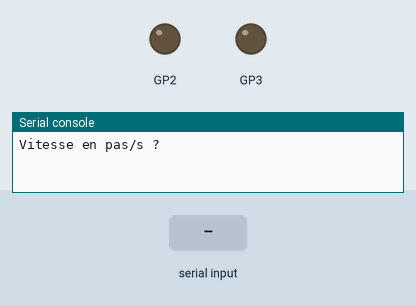
This program was run on a simulated Raspberry Pi Pico running MicroPython. On the bench: output pins drawn as LEDs (lit = HIGH), the last lines printed to the serial console. Inputs (shaded band) come from the test bench.

Above: at 1.2 s.
1.3 s: "5" typed at the serial console, then Enter
At 2.2 s:
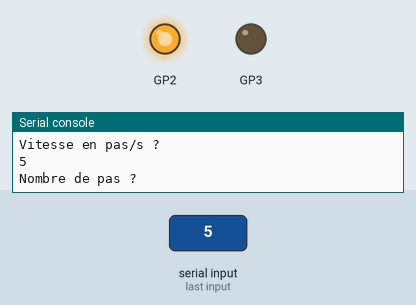
2.8 s: "0" typed at the serial console, then Enter
Timing chart, 0 to 5.8 s (numbered marks = the images above; inputs shaded):
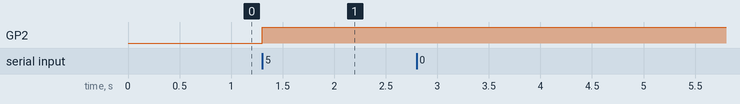

Measured:
- after the input at 1.3 s, GP2: LOW → HIGH at once

The program:

interrupt_stepper.py
```python
###############################################################################
#
# Manage a stepper motor using PIO program and state machine
#
# Author : MS
# Version : 0
# Date : 19/01/2023
#
# sources : https://datasheets.raspberrypi.com/rp2040/rp2040-datasheet.pdf
#           https://blog.leonti.dev/controlling-stepper-with-pio-on-raspberry-pi-pico/
#           https://github.com/raspberrypi/pico-micropython-examples/tree/master/pio
#
# steps_signal(): PIO program make a step with adjustable periode
#                 and causes an IRQ
# class Interrupt : manage IRQ - compute the periode of a step
#                   count steps - manage acceleration and deceleration ramps
# class Stepper : manage the stepper motor
###############################################################################

import time
from machine import Pin
import rp2


@rp2.asm_pio(set_init=rp2.PIO.OUT_LOW)
def steps_signal():
    irq(rel(0)) # causes an interruption

    pull(noblock) # pull the latest data into osr or put current x into osr if queue is empty
    mov(x, osr) # copy osr into x
    mov(y, x) # copy x into y to reset later

    # High level
    set(pins, 1)
    label("delay_high")
    jmp(x_dec, "delay_high") # loop and decrement x until it's 0

    mov(x, y)  # restore x, which is 0 at this point
    # Low level
    set(pins, 0)
    label("delay_low")
    jmp(x_dec, "delay_low") # loop and decrement x until it's 0
    mov(x, y)  # restore x, which is 0 at this point

class Interrupt:
    '''
    class Interrupt :
        - param :
            - motor : stepper instance
            - steps : number of steps to do
        - public members :
            - interruption(sm) : do a new step - sm is the state machine
    '''
    def __init__(self, motor, steps):
        self.__steps = steps
        self.__final = steps
        self.__motor = motor
        self.__final_speed = self.__motor.get_steps_per_second()
        self.__speed = 0
        self.__acc = 0

    def interruption(self, sm):
        self.__steps -= 1
        motor_total_steps = self.__motor.get_total_steps()
        steps = self.__final - self.__steps
        limit = 800
        if self.__final <= limit:
            limit = self.__final//10
            #print(limit)
        step = limit//10
        if 0 <= steps <= limit \
           and steps % (step)==0 \
           and self.__acc < step:
            self.__acc +=1
            self.__speed = self.__acc*self.__final_speed//10
            #print(self.acc, steps, self.__speed)
            delay = abs(round(50000 / self.__speed))
            self.__motor.sm.put(delay)


        if 0 <= self.__steps <=limit \
           and steps % (step)==0 \
           and self.__acc > 1:
            self.__acc -=1
            self.__speed = self.__acc*self.__final_speed//10
            #print(self.acc, self.__steps, self.__speed)
            delay = abs(round(50000 / self.__speed))
            self.__motor.sm.put(delay)


        if  self.__motor.get_direction()== 0:
            self.__motor.set_total_steps(motor_total_steps+1)
        else:
            self.__motor.set_total_steps(motor_total_steps-1)


        if self.__steps<=0:
            self.__motor.stop()

    def __call__(self, sm):
        """
        This enables the possibility to call the instance directly.
        """
        self.interruption(sm)


class Stepper:
    '''
    class Stepper :
        - param :
            - dir_pin  : GPIO direction   -> pin DIR (8) A4988
            - step_pin : GPIO step signal -> pin STEP(7) A4988
        - public members :
            - sm : state machine uses to make step signal
            - get_direction() : return rotation direction (0 or 1)
            - set_direction(direction) : set the rotation direction (0 or 1)
            - set_steps_per_second(steps_per_second) : set the speed rotation
            - get_steps_per_second() : get the instant speed rotation
            - goto(steps) : move to steps
            - stop() : disable state machine - instant end of rotation
            - get_total_steps() : get the total steps done by the motor
            - set_total_steps(st) : set the total steps done by the motor
            - is_running(self): is the state machine running ? return True or False
    '''
    def __init__(self, dir_pin, step_pin):
        self.__dir_pin = Pin(dir_pin, Pin.OUT)
        self.sm = rp2.StateMachine(0, steps_signal, freq=100000, set_base=Pin(step_pin))
        self.__total_steps = 0
        self.__sps = 0
        self.__direction = 0
        self.__is_runnig = False

    def get_direction(self):
        return self.__direction

    def set_direction(self, direction):
        self.__direction = direction
        if direction == 0:
            self.__dir_pin.high()
        else:
            self.__dir_pin.low()

    def set_steps_per_second(self, steps_per_second):
        self.__sps = steps_per_second

        if self.__sps == 0:
            delay = 0
        else:
            if self.__sps >= 0:
                self.set_direction(0)
            else:
                self.set_direction(1)


    def get_steps_per_second(self):
        return self.__sps

    def goto(self, steps):
        self.my_interrupt = Interrupt(self, steps)
        self.sm.irq(self.my_interrupt)
        self.sm.active(1)
        self.__is_running = True

    def stop(self):
        self.sm.active(0)
        self.__is_running = False


    def get_total_steps(self):
        return self.__total_steps

    def set_total_steps(self, st):
        self.__total_steps = st

    def is_running(self):
        return self.__is_running

motor = Stepper(2, 3)

end = False
pulsation = 0
old_steps = 0
while not end:
    pulsation = int(input("Vitesse en pas/s ? "))
    motor.set_steps_per_second(pulsation)

    nb_pas = int(input("Nombre de pas ? "))
    motor.goto(nb_pas)

    end = input("Quit (O/N) ? ")
    if end=="O" :
        end = True
        motor.stop()
    else:
        total_steps = motor.get_total_steps()
        print('total_steps :',total_steps)
        while  motor.is_running():
            pass
        end = False


    print("Total steps = ", motor.get_total_steps())
```
